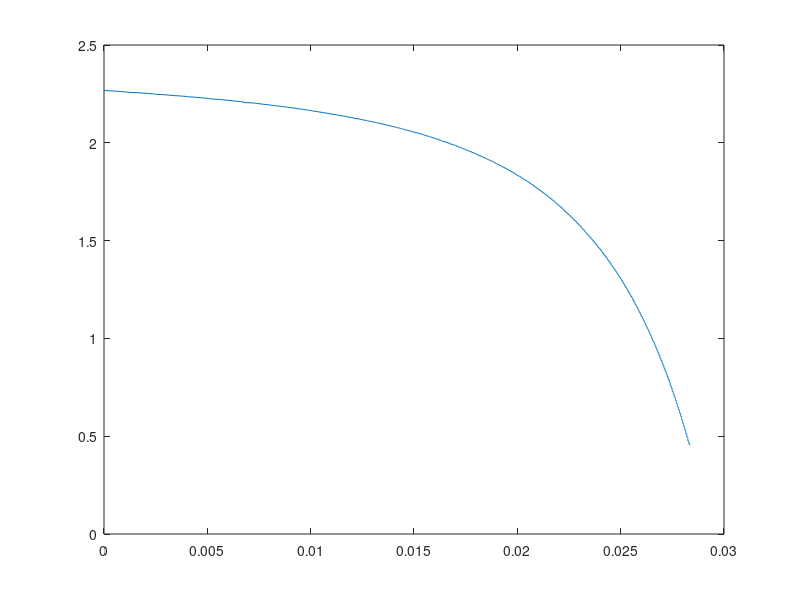

MATLAB code to generate this figure: (Note: this script raises an error after producing the figure.)
clc 
clear variables
close all
addpath('Data')
addpath('Functions')

%Fait par : Francois
%Date : 2019-11-11
%Reste a faire: 
% - e^x
% - 
% - 

%% Data

load('Data/capteur.mat');

% 1
% 2
% 3
% 4
% 5
% 6
% 7
% 8
% 9
%Figure  1 2 3 4 5 6 7 8 9
plots = [1 1 1 1 0 1 0 0];



xn = distance(1:end-1);
yn = voltage(1:end-1);
x = (min(xn):1e-6:max(xn));


%% Original data
if plots(1)
    figure()
    title('Data')
    plot(distance,voltage)
end
%% Y = mx + b
if plots(2)
    disp('---------------Y = mx + b---------------------')
    [b,m] = MoindreCarreeLineaire(xn,yn);

    f = x*m+b;

    figure()
    hold on
    plot(xn,yn,'-O')
    plot(x,f)
    legend('Data','Sim')
    hold off
end

%% Y = a + Bx^2
if plots(3)
    disp('---------------Y = a + Bx^2---------------------')
    [b,m] = MoindreCarreeLineaire(xn.^2,yn);

    beta = b
    alpha = -m
    
    f = -alpha.*x.^2+beta;

    figure()
    hold on
    title("Y = a + Bx^2")
    plot(xn,yn,'-O')
    plot(x,f)
    legend('Data', 'Sim')
    hold off
    
    clear f m b alpha beta
end

%% Y = a cos(x)
if plots(4)
    disp('---------------Y = a cos(x)---------------------')
    [b,m] = MoindreCarreeLineaire(cos(xn),yn);
    
    alpha = m
    beta = b
    
    f = alpha*cos(xn)+b;

    figure()
    hold on
    title("Y = a cos(x)")
    plot(xn,yn,'-O')
    plot(xn,f)
    legend('Data', 'Sim')
    hold off
    
    clear f m b alpha beta
end

%%
P = [ones(size(xn)) log(xn) xn];
Y =log(yn);
tamp = pinv(P)*Y

a = tamp(3);
b = tamp(2);
c = tamp(1);

clear tamp

f = a.*exp(b.*x) + c;

    figure()
    hold on
    title("Y = a e^B^x + c")
%     plot(xn,yn,'-O')
    plot(x,f)
%     legend('Data', 'Sim')
    hold off

%%
f = fittype('a*exp(b*x)+c'); 
[fit1,gof,fitinfo] = fit(xdata,ydata,f,'StartPoint',[1 1]);

